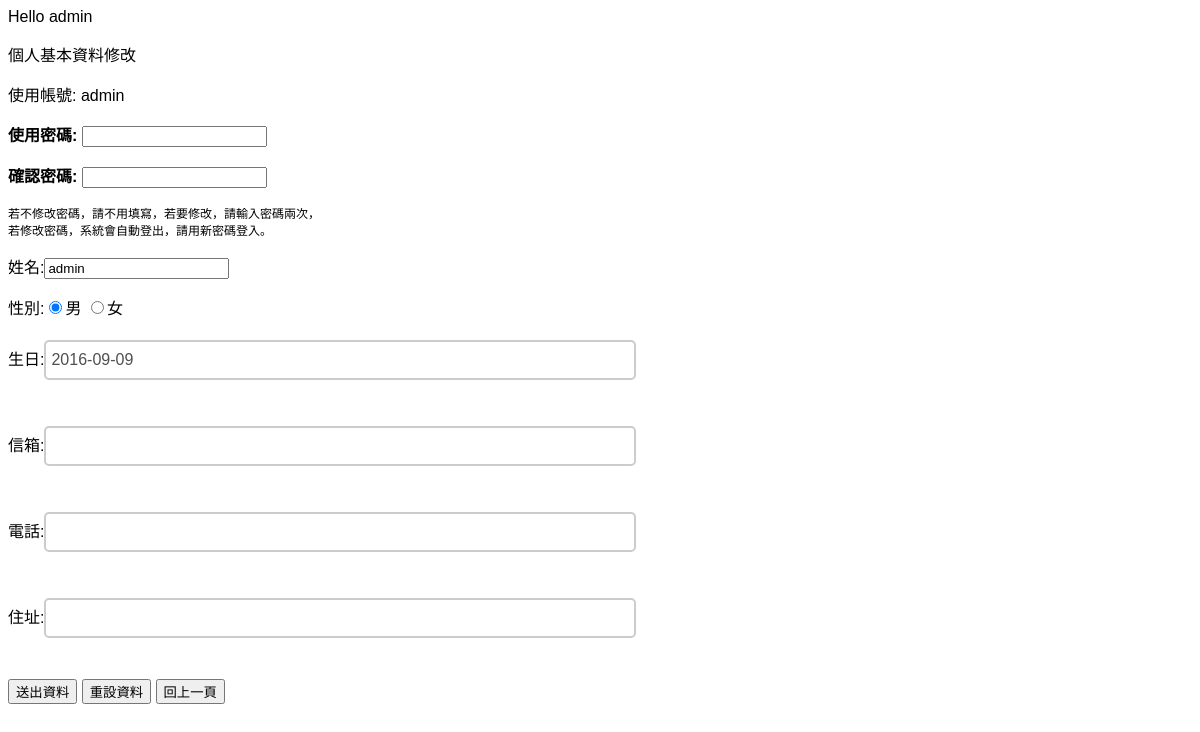
/admin_update_bk.php?id=1, run on the app's committed database.
### tables this page shows
CREATE TABLE `member` (
  `id` int(11) NOT NULL,
  `name` varchar(50) DEFAULT NULL,
  `username` varchar(20) DEFAULT NULL,
  `psword` varchar(20) DEFAULT NULL,
  `level` enum('admin','member') NOT NULL DEFAULT 'member',
  `sex` enum('M','F') NOT NULL DEFAULT 'M',
  `birthday` date DEFAULT NULL,
  `phone` varchar(100) DEFAULT NULL,
  `email` varchar(100) DEFAULT NULL,
  `address` varchar(100) DEFAULT NULL,
  `jointime` date DEFAULT NULL,
  `logintime` date DEFAULT NULL,
  `item` int(11) DEFAULT NULL
);

### admin_update_bk.php (the view, shortened to what this page needs)
<?php
$query_Member = "select * from `member` where `id` =".$_GET["id"];
$ans_Member = mysql_query($query_Member);
$row = mysql_fetch_assoc($ans_Member);
?>
<html>
<link href="style.css" rel="stylesheet" type="text/css">
<head>
</head>
<body>
<table width="780" border="0" align="center" cellpadding="4" cellspacing="0">
	<tr>
		<form method="post" action="" name="form1" id="form1" onsubmit="return CheckForm();" >
			<p>Hello <?php echo $row['username']?></p>
			<tr>
				<p>個人基本資料修改</p>
				<p>使用帳號:
				<?php echo $row["username"];?>
				</p>
				<p><strong>使用密碼:</strong>
				<input  type="password" name="psword" id="psword" class="normalinput" >
				</p>
				<p><strong>確認密碼:</strong>
				<input  type="password" name="pswordcheck" id="pswordcheck" class="normalinput" >
				</P>
				<span clsss="smalltext">若不修改密碼，請不用填寫，若要修改，請輸入密碼兩次，</span><br>
				<span class="smalltext"> 若修改密碼，系統會自動登出，請用新密碼登入。</span>
			</tr>
			<tr>
				<P>姓名:<input type="name" id="name" name="name" value="<?php echo $row["name"]?>" >
				</p>
				<p>性別:<input name="sex" type="radio" value="M" <?php if($row["sex"] == "M") echo "checked";?>>男
						<input name="sex" type="radio" value="F" <?php if($row["sex"] == "F") echo "checked";?>>女
				</p>
				<p>生日:<input type="text" id="birthday" name="birthday" value="<?php echo $row['birthday']?>" >
				</p>
				<p>信箱:<input type="text" id="email" name="email" value="<?php echo $row['email']?>" >
				</p>
				<p>電話:<input type="text" id="phone" name="phone" value="<?php echo $row['phone']?>" >
				</p>
				<p>住址:<input type="text" id="address" name="address" value="<?php echo $row['address']?>" >
				</p>
			</tr>
			<p align="left">
            <input type="submit" id="Submit2"name="Submit2" value="送出資料">
            <input type="reset" id="Submit3" name="Submit3" value="重設資料">
            <input type="button" name="go_index" value="回上一頁" onclick="javascript:history.back()">
            </p>
		</form>
	</tr>
</table>
</body>
</html>

### css/style.css (style rules this page uses)
body { font-family: 'Raleway', sans-serif; }
input[type=text] { width: 50%; height: 40px; padding: 5px; margin-bottom: 25px; margin-top: 5px; border: 2px solid #ccc; color: #4f4f4f; font-size: 16px; border-radius: 5px; }

### admin_update_bk.php (style rules this page uses)
span { font-size:12px; }

### data on the page
member: username "admin", name "admin", sex "☑", birthday "2016-09-09"
